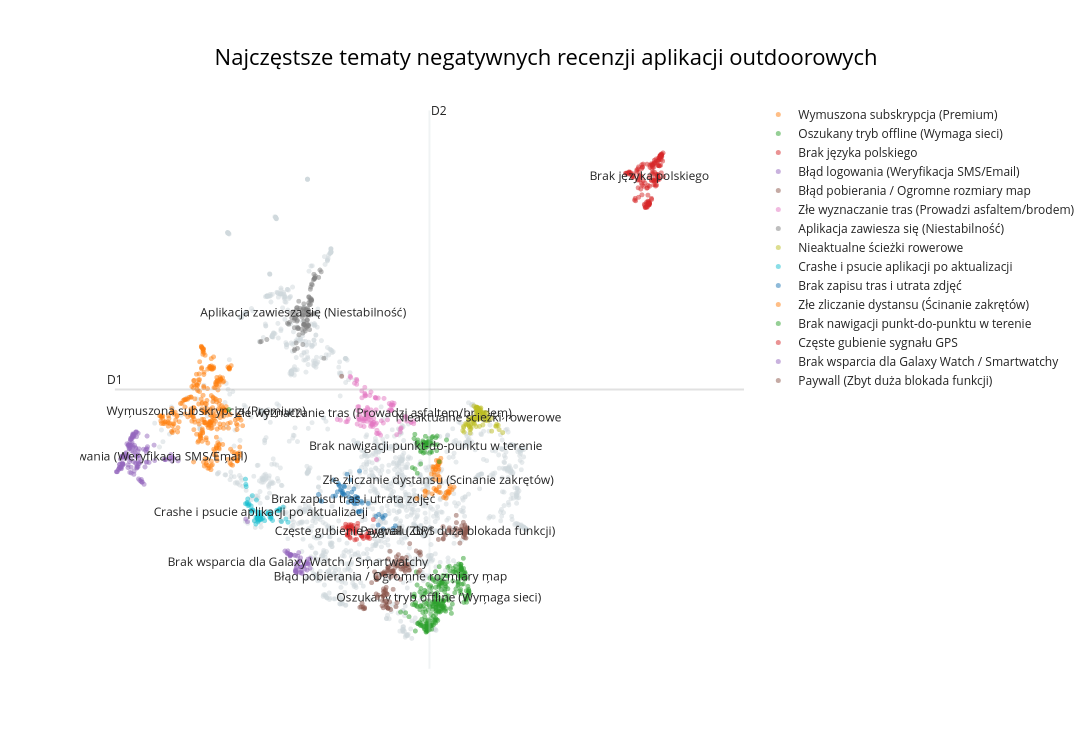

Notebook cell for this chart:
### Code cell
visualized_docs = topic_model.visualize_documents(
    texts,
    hide_annotations=False,
    hide_document_hover=False,
    topics=list(range(15)),
    title="Najczęstsze tematy negatywnych recenzji aplikacji outdoorowych",
    custom_labels=True,
)

visualized_docs.write_html(Path("visualizations") / "interactive_problems_map.html")
visualized_docs
